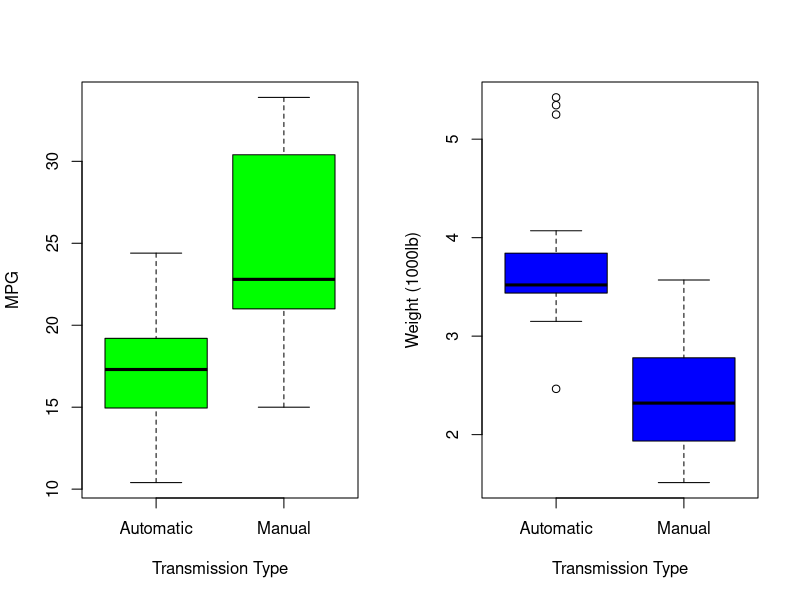
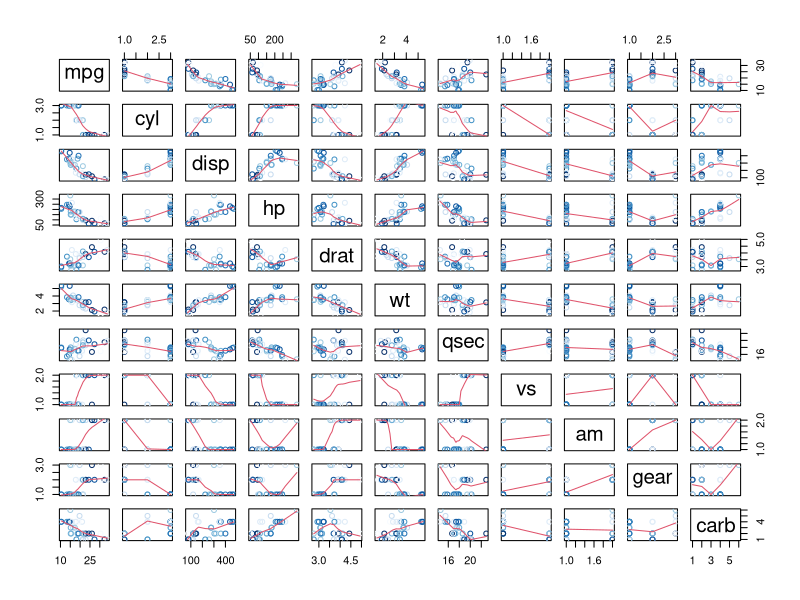
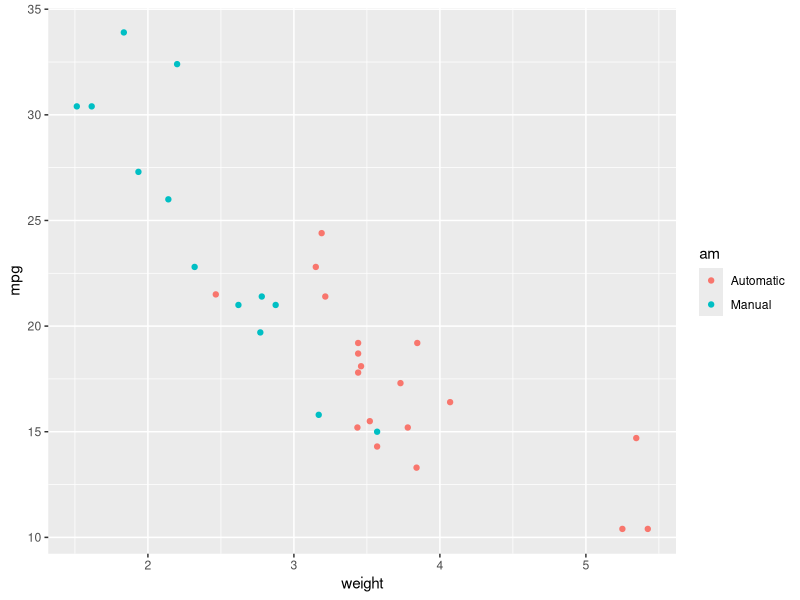
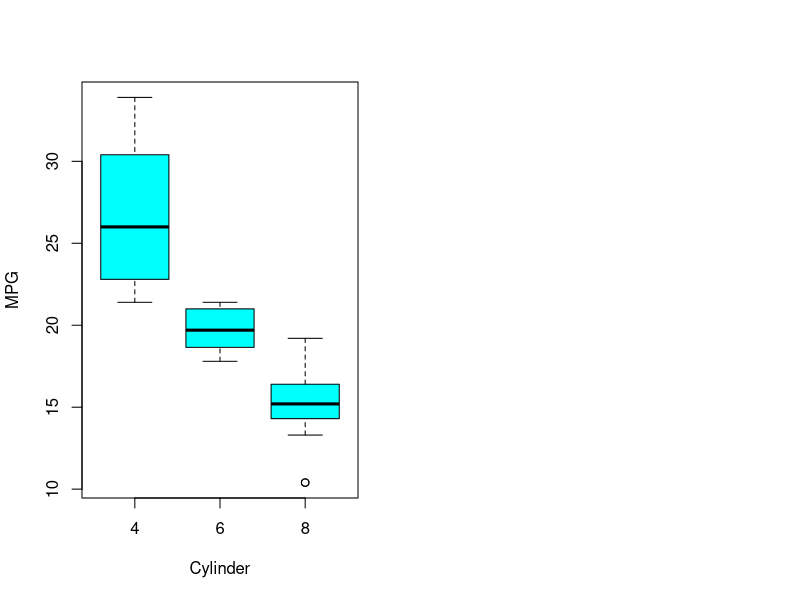
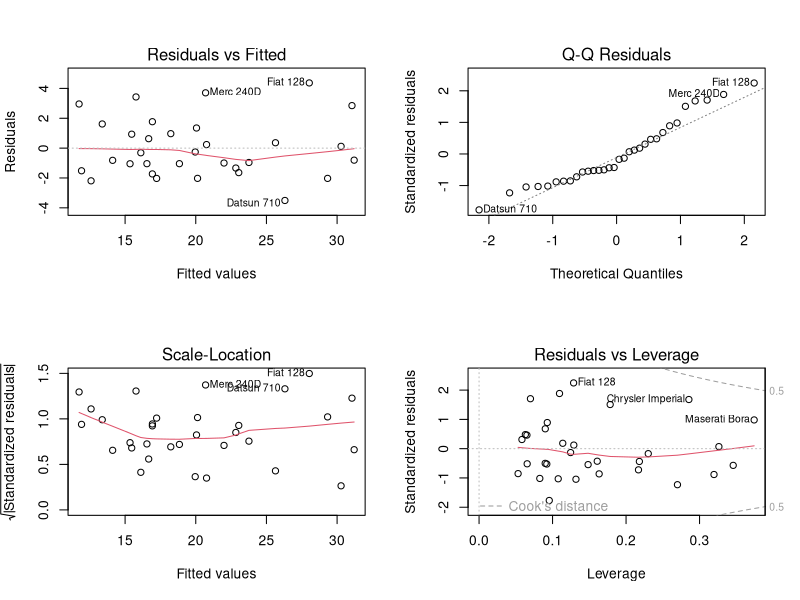

Write the R code that produced these figures, in order.
## ---- chunk 1
setwd("~/datasciencecoursera/Regression Models/Course Project")
library(ggplot2)
library(knitr)
library(datasets)
library(xtable)
library(dplyr)
data(mtcars)
mtcars$cyl <- as.factor(mtcars$cyl)
mtcars$vs <- as.factor(mtcars$vs)
mtcars$am <- factor(mtcars$am)
mtcars$gear <- factor(mtcars$gear)
mtcars$carb <- factor(mtcars$carb)
attach(mtcars)
opts_chunk$set(results = 'hold',fig.path = 'figure/')
## ---- chunk 2
dim(mtcars)
head(mtcars)
tail(mtcars)
## ---- chunk 3
result <- t.test(mtcars[mtcars$am == 0, ]$mpg, mtcars[mtcars$am == 1, ]$mpg)
result$p.value
result$estimate
## ---- chunk 4
model1 <- lm(mpg ~ ., data=mtcars)
summary(model1)$call
paste("Residual Standard Error: ",summary(model1)$sigma)
paste("Degrees of Freedom: ",summary(model1)$df[2])
paste("Adjusted R-squared: ",summary(model1)$adj.r.squared , " (model can explain 78% of the variance of the MPG variable)")
model1.pvalue<-summary(model1)$fstatistic
model1.pvalue<-pf(model1.pvalue[1],model1.pvalue[2],model1.pvalue[3],lower.tail=F)
attributes(model1.pvalue)<-NULL
paste("p-value: ",model1.pvalue)
## ---- chunk 5
model2 <- step(model1, k=log(nrow(mtcars)))
## ---- chunk 6
summary(model2)$call
paste("Residual Standard Error: ",summary(model2)$sigma)
paste("Degrees of Freedom: ",summary(model2)$df[2])
paste("Adjusted R-squared: ",summary(model2)$adj.r.squared, " (model can explain 83% of the variance of the MPG variable)")
model2.pvalue<-summary(model2)$fstatistic
model2.pvalue<-pf(model2.pvalue[1],model2.pvalue[2],model2.pvalue[3],lower.tail=F)
attributes(model2.pvalue)<-NULL
paste("p-value: ",model2.pvalue)
## ---- chunk 7
model3<-lm(mpg ~ am, data=mtcars)
summary(model3)$call
paste("Residual Standard Error: ",summary(model3)$sigma)
paste("Degrees of Freedom: ",summary(model3)$df[2])
paste("Adjusted R-squared: ",summary(model3)$adj.r.squared, " (model can explain 34% of the variance of the MPG variable)")
model3.pvalue<-summary(model3)$fstatistic
model3.pvalue<-pf(model3.pvalue[1],model3.pvalue[2],model3.pvalue[3],lower.tail=F)
attributes(model3.pvalue)<-NULL
paste("p-value: ",model3.pvalue)
## ---- chunk 8
model4<-lm(mpg ~ wt + qsec + am + wt:am, data=mtcars)
summary(model4)
## ---- chunk 9
#summary(model4)$coef
## ---- chunk 10
paste("dfbetas: ",sum((abs(dfbetas(model4)))>1))
## ---- chunk 11
par(mfrow = c(1, 2))
transmission <- factor(mtcars$am, levels=0:1, labels=c("Automatic", "Manual"))
plot(transmission, mtcars$mpg, xlab="Transmission Type", ylab="MPG",col="green")
plot(transmission, mtcars$wt, xlab="Transmission Type", ylab="Weight (1000lb)",col="blue")
## ---- chunk 12
pairs(mtcars, panel=panel.smooth, col=blues9)
## ---- chunk 13
ggplot(mtcars, aes(x=wt, y=mpg, group=am, color=am, height=3, width=3)) + geom_point() +  
scale_color_discrete(labels=c("Automatic", "Manual")) + 
xlab("weight")
## ---- chunk 14
cylinder <- factor(mtcars$cyl,  labels=c("4", "6","8"))
plot(cylinder, mtcars$mpg, xlab="Cylinder", ylab="MPG",col="cyan")
## ---- chunk 15
par(mfrow = c(2, 2))
plot(model4)
